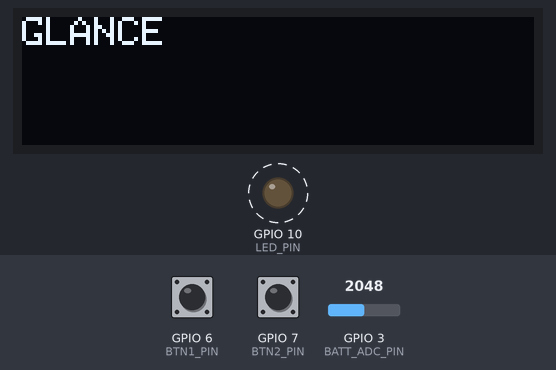
This program was run on a simulated ESP32-C3. Shown: 128×32 one-colour display, output pins drawn as LEDs (lit = HIGH). Dashed ring = blinking. Inputs (shaded band) come from the test bench; at power-on: GPIO 6 (BTN1_PIN) HIGH, GPIO 7 (BTN2_PIN) HIGH, GPIO 3 (BATT_ADC_PIN) = 2048. What the program prints to the serial monitor is not drawn.

Above: at 1.2 s.
1.3 s: GPIO 6 (BTN1_PIN) pulled LOW for 0.15 s
At 1.9 s:
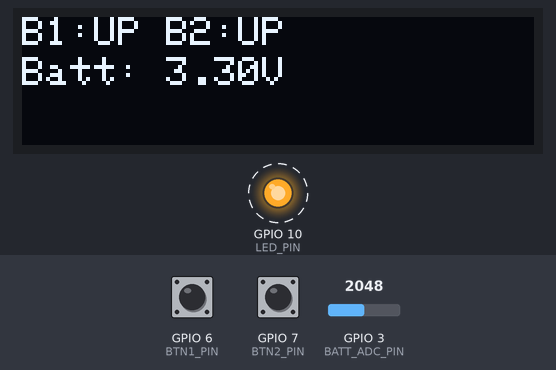
4.0 s: GPIO 7 (BTN2_PIN) pulled LOW for 1 s
At 4.9 s:
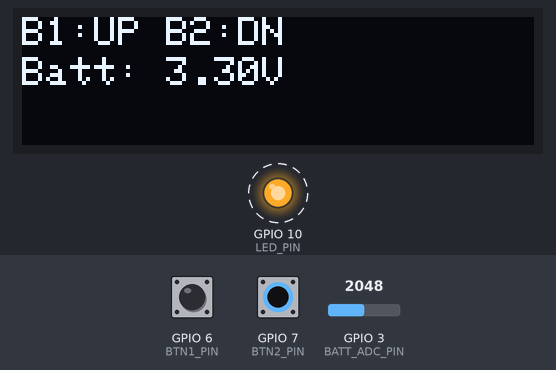
5.6 s: GPIO 3 (BATT_ADC_PIN) set to 2866
At 7.4 s:
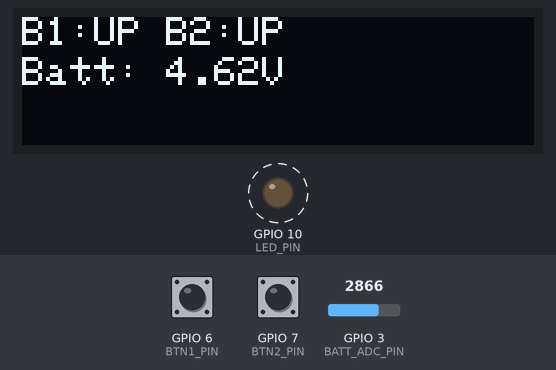
7.5 s: GPIO 6 (BTN1_PIN) pulled LOW for 1 s
At 8.25 s:
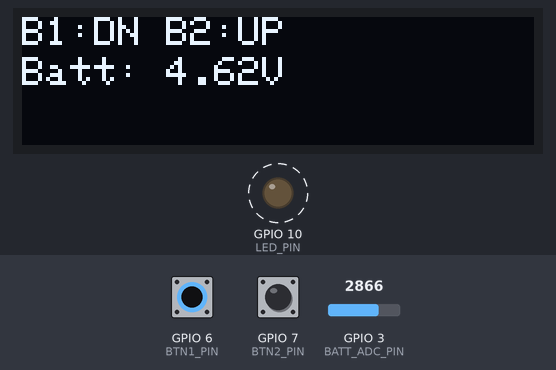
9.1 s: GPIO 7 (BTN2_PIN) pulled LOW for 0.15 s
At 9.21 s:
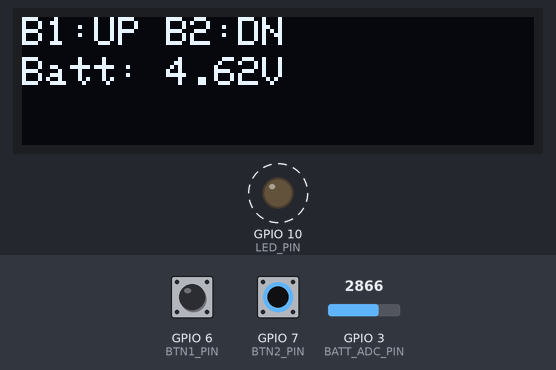
9.8 s: GPIO 3 (BATT_ADC_PIN) set to 3603
At 10.9 s:
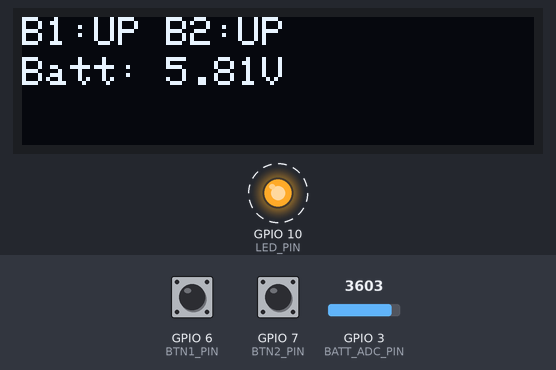
Timing chart, 0 to 12.5 s (numbered marks = the images above; inputs shaded):
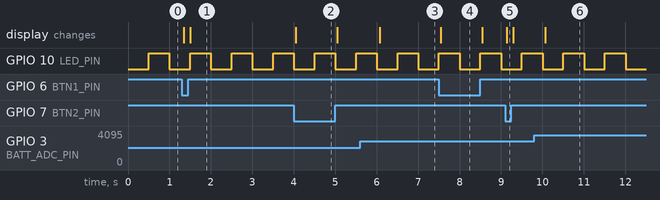

Measured:
- after the input at 1.3 s, the display: first changes at once (image 1 shows a later state)
- after the input at 4.0 s, the display: changes after 0.05 s (image 2)
- after the input at 5.6 s, the display: changes after 0.47 s (image 3)
- after the input at 7.5 s, the display: changes at once (image 4)
- after the input at 9.1 s, the display: changes at once (image 5)
- after the input at 9.8 s, the display: changes after 0.27 s (image 6)
- by itself, GPIO 10 (LED_PIN): alternates HIGH for 0.50 s and LOW for 0.50 s

The program:

main.cpp
```cpp
// GLANCE board bring-up: proves each piece of the custom PCB works
// (I2C bus, OLED, both buttons, debug LED, battery ADC) before any
// BLE/display/input/power logic is layered on top.
#include <Arduino.h>
#include <Wire.h>
#include <Adafruit_GFX.h>
#include <Adafruit_SSD1306.h>
#include <math.h>
#include "config.h"

// Adafruit_SSD1306 (+ Adafruit GFX) over U8g2: this is one fixed 128x32
// monochrome panel for bring-up, so U8g2's multi-device/multi-font
// abstraction buys nothing here, and this library is already used
// elsewhere in the project (wokwi-sim/sketch.ino) for consistency.
Adafruit_SSD1306 display(SCREEN_WIDTH, SCREEN_HEIGHT, &Wire, -1);

bool ledState = false;
unsigned long ledLastToggle = 0;

int btn1RawLast = HIGH, btn1Stable = HIGH;
unsigned long btn1LastChange = 0;
int btn2RawLast = HIGH, btn2Stable = HIGH;
unsigned long btn2LastChange = 0;

unsigned long lastBatteryRead = 0;
float batteryVolts = 0.0f;

bool needsRedraw = false;

void scanI2C() {
  Serial.println("Scanning I2C bus...");
  byte found = 0;
  for (byte addr = 1; addr < 127; addr++) {
    Wire.beginTransmission(addr);
    if (Wire.endTransmission() == 0) {
      Serial.print("  Found device at 0x");
      Serial.println(addr, HEX);
      found++;
    }
  }
  if (found == 0) Serial.println("  No I2C devices found.");
}

// Debounces one button. Returns true exactly once when the debounced
// (stable) state actually changes, on either a press or a release edge.
bool updateButton(int pin, int &rawLast, int &stable, unsigned long &lastChange) {
  int raw = digitalRead(pin);
  if (raw != rawLast) {
    lastChange = millis();
    rawLast = raw;
  }
  if ((millis() - lastChange) > DEBOUNCE_MS && stable != raw) {
    stable = raw;
    return true;
  }
  return false;
}

void updateLed() {
  if (millis() - ledLastToggle >= LED_BLINK_INTERVAL_MS) {
    ledLastToggle = millis();
    ledState = !ledState;
    digitalWrite(LED_PIN, ledState ? HIGH : LOW);
  }
}

float readBatteryVolts() {
  // analogReadMilliVolts() applies the ESP32's per-chip ADC calibration
  // (eFuse Vref/TP) and returns calibrated millivolts directly. Plain
  // analogRead() returns a raw 0-4095 code whose mapping to volts is
  // non-linear near the ADC's rails, so it needs manual calibration we'd
  // otherwise have to do ourselves.
  uint32_t mv = analogReadMilliVolts(BATT_ADC_PIN);
  return (mv / 1000.0f) * BATTERY_DIVIDER_RATIO;
}

// Re-reads the battery on a timer (not every loop iteration, since the
// loop runs far faster than the battery voltage can meaningfully move)
// and only triggers a redraw if the value actually moved.
void updateBattery() {
  if (millis() - lastBatteryRead < BATTERY_READ_INTERVAL_MS) return;
  lastBatteryRead = millis();

  float v = readBatteryVolts();
  Serial.print("Battery: ");
  Serial.print(v, 2);
  Serial.println(" V");

  if (fabsf(v - batteryVolts) > 0.01f) {
    batteryVolts = v;
    needsRedraw = true;
  }
}

void drawScreen() {
  display.clearDisplay();
  display.setTextSize(1);
  display.setTextColor(SSD1306_WHITE);

  display.setCursor(0, 0);
  display.print("B1:");
  display.print(btn1Stable == LOW ? "DN" : "UP");
  display.print(" B2:");
  display.println(btn2Stable == LOW ? "DN" : "UP");

  display.setCursor(0, 10);
  display.print("Batt: ");
  display.print(batteryVolts, 2);
  display.println("V");

  display.display();
}

void setup() {
  // a. Serial over native USB CDC. Baud rate is meaningless to USB CDC
  // itself (there's no physical UART); it's kept so Serial Monitor tools
  // that still ask for one stay happy.
  Serial.begin(115200);
  Serial.println();
  Serial.println("=== GLANCE board bring-up ===");

  pinMode(BTN1_PIN, INPUT_PULLUP);
  pinMode(BTN2_PIN, INPUT_PULLUP);
  pinMode(LED_PIN, OUTPUT);
  digitalWrite(LED_PIN, LOW);

  // b. I2C bus + scan.
  Wire.begin(SDA_PIN, SCL_PIN);
  scanI2C();

  // c. OLED init + boot message.
  if (!display.begin(SSD1306_SWITCHCAPVCC, OLED_I2C_ADDR)) {
    Serial.println("ERROR: SSD1306 init failed");
  } else {
    display.clearDisplay();
    display.setTextSize(1);
    display.setTextColor(SSD1306_WHITE);
    display.setCursor(0, 0);
    display.println("GLANCE");
    display.display();
  }

  // Seed debounce state from the current reading so a button already held
  // at boot doesn't register as a false state change on the first loop.
  btn1Stable = btn1RawLast = digitalRead(BTN1_PIN);
  btn2Stable = btn2RawLast = digitalRead(BTN2_PIN);

  // Seed the battery baseline synchronously so the first periodic read in
  // loop() doesn't look like a "change" purely because it differs from an
  // initial placeholder value, which would wipe the GLANCE boot message
  // immediately. The live bring-up screen replaces it once a button is
  // pressed/released or the battery reading actually drifts.
  batteryVolts = readBatteryVolts();
  lastBatteryRead = millis();
  Serial.print("Battery: ");
  Serial.print(batteryVolts, 2);
  Serial.println(" V");
}

void loop() {
  // d. Debug LED blink, millis-based so it never blocks button polling
  // or OLED updates the way delay() would.
  updateLed();

  // e. Buttons: debounce + edge detection, print + redraw only on change.
  if (updateButton(BTN1_PIN, btn1RawLast, btn1Stable, btn1LastChange)) {
    needsRedraw = true;
    Serial.print("Button 1: ");
    Serial.println(btn1Stable == LOW ? "DOWN" : "UP");
  }
  if (updateButton(BTN2_PIN, btn2RawLast, btn2Stable, btn2LastChange)) {
    needsRedraw = true;
    Serial.print("Button 2: ");
    Serial.println(btn2Stable == LOW ? "DOWN" : "UP");
  }

  // f. Battery: read, print, and conditionally redraw.
  updateBattery();

  if (needsRedraw) {
    drawScreen();
    needsRedraw = false;
  }
}
```

config.h
```cpp
#pragma once

// ---- I2C / OLED ----
constexpr int SDA_PIN = 4;
constexpr int SCL_PIN = 5;
constexpr uint8_t OLED_I2C_ADDR = 0x3C;
constexpr int SCREEN_WIDTH = 128;
constexpr int SCREEN_HEIGHT = 32; // real GLANCE panel (not Wokwi's 128x64 default)

// ---- Buttons ----
constexpr int BTN1_PIN = 6;
constexpr int BTN2_PIN = 7;
constexpr unsigned long DEBOUNCE_MS = 30;

// ---- Debug LED ----
constexpr int LED_PIN = 10;
constexpr unsigned long LED_BLINK_INTERVAL_MS = 500;

// ---- Battery ----
constexpr int BATT_ADC_PIN = 3;
// 100k/100k divider halves Vbatt before it reaches the ADC pin, so multiply
// the measured voltage by 2 to recover the actual battery voltage.
constexpr float BATTERY_DIVIDER_RATIO = 2.0f;
constexpr unsigned long BATTERY_READ_INTERVAL_MS = 1000;
```
